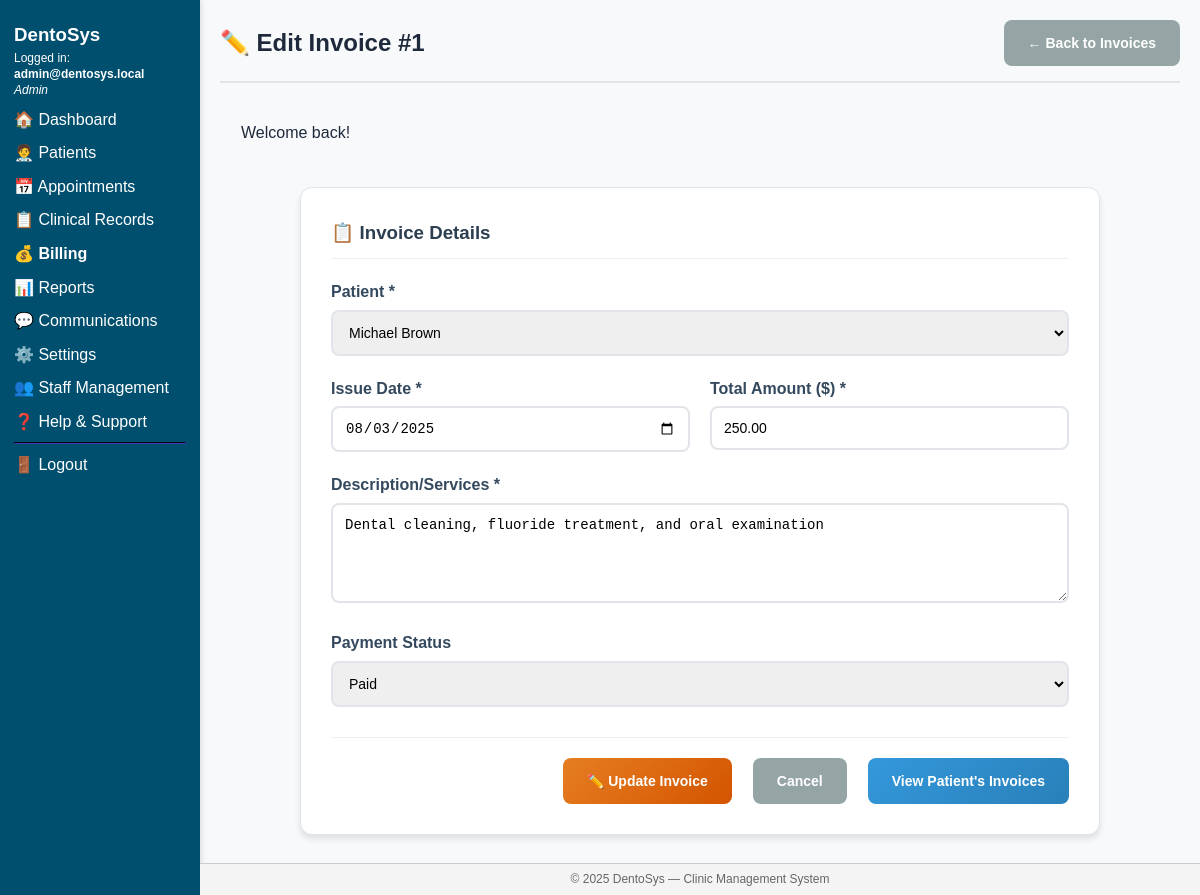
The page /pages/billing/edit_invoice.php?id=1 (signed in) on the database its author committed.
### tables this page shows
CREATE TABLE `UserTbl` (
  `user_id` int(11) NOT NULL AUTO_INCREMENT,
  `email` varchar(100) NOT NULL,
  `password_hash` varchar(255) NOT NULL,
  `role_id` int(11) NOT NULL,
  `is_active` tinyint(1) DEFAULT 1,
  `created_at` timestamp NULL DEFAULT current_timestamp(),
  PRIMARY KEY (`user_id`),
  UNIQUE KEY `email` (`email`),
  KEY `role_id` (`role_id`),
  CONSTRAINT `UserTbl_ibfk_1` FOREIGN KEY (`role_id`) REFERENCES `Role` (`role_id`)
);

CREATE TABLE `Role` (
  `role_id` int(11) NOT NULL,
  `role_name` varchar(50) NOT NULL,
  PRIMARY KEY (`role_id`),
  UNIQUE KEY `role_name` (`role_name`)
);

CREATE TABLE `Invoice` (
  `invoice_id` int(11) NOT NULL AUTO_INCREMENT,
  `patient_id` int(11) NOT NULL,
  `issued_date` date NOT NULL,
  `total_amount` decimal(10,2) NOT NULL,
  `description` text DEFAULT NULL,
  `status` enum('Paid','Unpaid') DEFAULT 'Unpaid',
  PRIMARY KEY (`invoice_id`),
  KEY `patient_id` (`patient_id`),
  CONSTRAINT `Invoice_ibfk_1` FOREIGN KEY (`patient_id`) REFERENCES `Patient` (`patient_id`)
);

### pages/billing/edit_invoice.php (the view, shortened to what this page needs)
<?php
require_once BASE_PATH . '/includes/functions.php';
$invoice_id = intval($_GET['id'] ?? 0);
$stmt = $conn->prepare("SELECT * FROM Invoice WHERE invoice_id = ?");
$stmt->bind_param('i', $invoice_id);
$stmt->execute();
$invoice = $stmt->get_result()->fetch_assoc();
$patients = get_patients($conn);
include BASE_PATH . '/templates/header.php';
include BASE_PATH . '/templates/sidebar.php';
?>
<main>
    <div class="page-header">
        <h2>✏️ Edit Invoice #<?= $invoice_id; ?></h2>
        <div class="header-actions">
            <a href="invoices.php" class="btn btn-secondary">← Back to Invoices</a>
        </div>
    </div>
    <?= get_flash(); ?>
    <div class="form-container">
        <form method="post" class="enhanced-form">
            <div class="form-section">
                <h3>📋 Invoice Details</h3>
                <div class="form-group">
                    <label for="patient_id">Patient *</label>
                    <select name="patient_id" id="patient_id" required>
                        <?php
                        $patients->data_seek(0);
                        while ($p = $patients->fetch_assoc()):
                        ?>
                            <option value="<?= $p['patient_id']; ?>"
                                <?= ($invoice['patient_id'] == $p['patient_id']) ? 'selected' : ''; ?>>
                                <?= htmlspecialchars($p['name']); ?>
                            </option>
                        <?php endwhile; ?>
                    </select>
                </div>
                <div class="form-row">
                    <div class="form-group">
                        <label for="issued_date">Issue Date *</label>
                        <input type="date"
                               name="issued_date"
                               id="issued_date"
                               value="<?= htmlspecialchars($invoice['issued_date']); ?>"
                               required>
                    </div>
                    <div class="form-group">
                        <label for="total_amount">Total Amount ($) *</label>
                        <input type="number"
                               name="total_amount"
                               id="total_amount"
                               value="<?= htmlspecialchars($invoice['total_amount']); ?>"
                               step="0.01"
                               min="0.01"
                               placeholder="0.00"
                               required>
                    </div>
                </div>
                <div class="form-group">
                    <label for="description">Description/Services *</label>
                    <textarea name="description"
                              id="description"
                              rows="4"
                              placeholder="Describe the services provided..."
                              required><?= htmlspecialchars($invoice['description'] ?? ''); ?></textarea>
                </div>
                <div class="form-group">
                    <label for="status">Payment Status</label>
                    <select name="status" id="status">
                        <option value="Paid" <?= ($invoice['status'] === 'Paid') ? 'selected' : ''; ?>>
                            Paid
                        </option>
                    </select>
                </div>
            </div>
            <div class="form-actions">
                <button type="submit" class="btn btn-primary">
                    ✏️ Update Invoice
                </button>
                <a href="invoices.php" class="btn btn-secondary">
                    Cancel
                </a>
                <a href="invoices.php?patient=<?= $invoice['patient_id']; ?>" class="btn btn-info">
                    View Patient's Invoices
                </a>
            </div>
        </form>
    </div>
</main>
<?php include BASE_PATH . '/templates/footer.php'; ?>

### templates/sidebar.php (shortened to what this page needs)
<?php
$userEmail = $roleName = '';
$roleID    = 0;
if (!empty($_SESSION['user_id'])) {
    $uid = (int)$_SESSION['user_id'];
    $qry = $conn->query(
        "SELECT u.email, r.role_name, r.role_id
         FROM UserTbl u
         JOIN Role   r ON r.role_id = u.role_id
         WHERE u.user_id = $uid LIMIT 1"
    );
    if ($row = $qry->fetch_assoc()) {
        $userEmail = $row['email'];
        $roleName  = $row['role_name'];
        $roleID    = (int) $row['role_id'];
    }
}
$current = $_SERVER['REQUEST_URI'];
$active  = fn(string $sub) =>
    (strpos($current, $sub) !== false) ? 'style="font-weight:bold;"' : '';
?>
<aside class="sidebar">
  <h3 style="margin-top:0;">DentoSys</h3>
  <p style="font-size:12px;line-height:1.35em;">
    Logged&nbsp;in:<br>
    <strong><?= htmlspecialchars($userEmail); ?></strong><br>
    <em><?= htmlspecialchars($roleName); ?></em>
  </p>
  <nav>
    <?php if ($roleID === 4):  ?>
      <a <?= $active('/dashboard');       ?> href="/dentosys/pages/patients/my_profile.php">👤 My Profile</a>
      <a <?= $active('/appointments');    ?> href="/dentosys/pages/patients/my_appointments.php">📅 My Appointments</a>
      <a <?= $active('/records');         ?> href="/dentosys/pages/patients/my_records.php">📋 My Records</a>
      <a <?= $active('/prescriptions');   ?> href="/dentosys/pages/patients/my_prescriptions.php">💊 My Prescriptions</a>
      <a <?= $active('/billing');         ?> href="/dentosys/pages/patients/my_billing.php">💰 My Bills</a>
      <a <?= $active('/book');            ?> href="/dentosys/pages/patients/book_appointment.php">➕ Book Appointment</a>
    <?php else:  ?>
      <a <?= $active('/dashboard.php');   ?> href="/dentosys/pages/dashboard.php">🏠 Dashboard</a>
      <a <?= $active('/patients');        ?> href="/dentosys/pages/patients/list.php">🧑‍⚕️ Patients</a>
      <a <?= $active('/appointments');    ?> href="/dentosys/pages/appointments/calendar.php">📅 Appointments</a>
      <a <?= $active('/records');         ?> href="/dentosys/pages/records/list.php">📋 Clinical Records</a>
      <a <?= $active('/billing');         ?> href="/dentosys/pages/billing/invoices.php">💰 Billing</a>
      <?php if ($roleID !== 3):  ?>
        <a <?= $active('/reports');       ?> href="/dentosys/pages/reports/financial.php">📊 Reports</a>
        <a <?= $active('/communications');?> href="/dentosys/pages/communications/templates.php">💬 Communications</a>
      <?php endif; ?>
      <?php if ($roleID === 1):  ?>
        <a <?= $active('/settings');      ?> href="/dentosys/pages/settings/index.php">⚙️ Settings</a>
        <a <?= $active('/users');         ?> href="/dentosys/pages/settings/users.php">👥 Staff Management</a>
      <?php endif; ?>
    <?php endif; ?>
    <a <?= $active('/help');            ?> href="/dentosys/pages/help.php">❓ Help & Support</a>
    <hr style="border-color:#226;">
    <a href="/dentosys/auth/logout.php">🚪 Logout</a>
  </nav>
</aside>

### assets/css/framework.css (style rules this page uses)
:root { --primary-color: #2563eb; --primary-hover: #1d4ed8; --secondary-color: #64748b; --success-color: #10b981; --warning-color: #f59e0b; --error-color: #ef4444; --background: #f8fafc; --surface: #ffffff; --text-primary: #1e293b; --text-secondary: #64748b; --border-color: #e2e8f0; --font-family: 'Inter', -apple-system, BlinkMacSystemFont, sans-serif; --font-size-xs: 0.75rem; --font-size-sm: 0.875rem; --font-size-base: 1rem; --font-size-lg: 1.125rem; --font-size-xl: 1.25rem; --font-size-2xl: 1.5rem; --font-size-3xl: 1.875rem; --spacing-1: 0.25rem; --spacing-2: 0.5rem; --spacing-3: 0.75rem; --spacing-4: 1rem; --spacing-6: 1.5rem; --spacing-8: 2rem; --radius-sm: 0.25rem; --radius-md: 0.375rem; --radius-lg: 0.5rem; --radius-xl: 0.75rem; --shadow-sm: 0 1px 2px 0 rgb(0 0 0 / 0.05); --shadow-md: 0 4px 6px -1px rgb(0 0 0 / 0.1); --shadow-lg: 0 10px 15px -3px rgb(0 0 0 / 0.1); }
* { box-sizing: border-box; margin: 0; padding: 0; }
body { font-family: var(--font-family); font-size: var(--font-size-base); line-height: 1.6; color: var(--text-primary); background-color: var(--background); }
.btn { display: inline-flex; align-items: center; justify-content: center; padding: var(--spacing-2) var(--spacing-4); font-size: var(--font-size-sm); font-weight: 500; border: none; border-radius: var(--radius-md); cursor: pointer; text-decoration: none; transition: all 0.2s ease; gap: var(--spacing-2); }
.btn-primary { background-color: var(--primary-color); color: white; }
.btn-secondary { background-color: var(--secondary-color); color: white; }
.form-group { margin-bottom: var(--spacing-4); }

### assets/css/style.css (style rules this page uses)
body { background-color: #f8f9fa; }
.sidebar { width: 240px; min-height: 100vh; background-color: #004F6E; color: #fff; box-shadow: 2px 0 5px rgba(0,0,0,0.1); }
main { flex: 1; padding: 2rem; overflow-x: auto; }

### templates/header.php (style rules this page uses)
body { display:flex;min-height:100vh;margin:0;font-family:Arial,Helvetica,sans-serif; }
.sidebar { width:200px;min-height:100vh;background:#004F6E;color:#fff;padding:20px 14px;box-sizing:border-box; }
.sidebar a { color:#fff;text-decoration:none;display:block;margin:8px 0; }
main { flex:1;padding:20px 20px 60px;box-sizing:border-box;overflow-x:auto; }
.btn { background:#0077aa;color:#fff;padding:4px 8px;border-radius:3px;text-decoration:none;margin-left:6px }

### pages/billing/edit_invoice.php (style rules this page uses)
.page-header { display: flex; justify-content: space-between; align-items: center; margin-bottom: 20px; padding-bottom: 15px; border-bottom: 2px solid #e1e5e9; }
.form-container { max-width: 800px; margin: 0 auto; }
.enhanced-form { background: #fff; padding: 30px; border-radius: 12px; box-shadow: 0 4px 6px rgba(0, 0, 0, 0.1); border: 1px solid #e1e5e9; }
.form-section { margin-bottom: 30px; }
.form-section h3 { color: #2c3e50; margin-bottom: 20px; padding-bottom: 10px; border-bottom: 1px solid #ecf0f1; }
.form-group { margin-bottom: 20px; }
.form-row { display: grid; grid-template-columns: 1fr 1fr; gap: 20px; }
.form-group label { display: block; margin-bottom: 5px; font-weight: 600; color: #34495e; }
.form-group input, .form-group select, .form-group textarea { width: 100%; padding: 12px; border: 2px solid #e1e5e9; border-radius: 8px; font-size: 14px; transition: border-color 0.3s ease; }
.form-group textarea { resize: vertical; min-height: 100px; }
.form-actions { display: flex; gap: 15px; justify-content: flex-end; padding-top: 20px; border-top: 1px solid #ecf0f1; }
.btn { padding: 12px 24px; border: none; border-radius: 8px; cursor: pointer; font-size: 14px; font-weight: 600; text-decoration: none; display: inline-flex; align-items: center; gap: 8px; transition: all 0.3s ease; }
.btn-primary { background: linear-gradient(135deg, #e67e22, #d35400); color: white; }
.btn-secondary { background: #95a5a6; color: white; }
.btn-info { background: linear-gradient(135deg, #3498db, #2980b9); color: white; }

### rows shown on the page
usertbl: email "admin@dentosys.local", role.role_name "Admin"
invoice: patient_id "Michael Brown", issued_date "08/03/2025", total_amount "250.00", description "Dental cleaning, fluoride treatment, and oral examination", status "Paid"

### other values the page prints
$invoice_id "1"
$m "Welcome back!"
